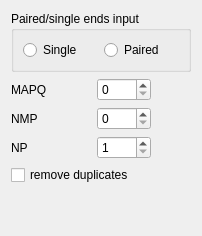
                    <widget class="QWidget" name="page_3">
                     <layout class="QVBoxLayout" name="verticalLayout_13">
                      <item>
                       <widget class="QGroupBox" name="groupBox_5">
                        <property name="sizePolicy">
                         <sizepolicy hsizetype="Minimum" vsizetype="Minimum">
                          <horstretch>0</horstretch>
                          <verstretch>0</verstretch>
                         </sizepolicy>
                        </property>
                        <property name="maximumSize">
                         <size>
                          <width>300</width>
                          <height>63</height>
                         </size>
                        </property>
                        <property name="title">
                         <string>Paired/single ends input</string>
                        </property>
                        <layout class="QHBoxLayout" name="horizontalLayout_27">
                         <item>
                          <widget class="QRadioButton" name="radioButton_bwa_se">
                           <property name="toolTip">
                            <string>&lt;html&gt;&lt;head/&gt;&lt;body&gt;&lt;p&gt;Input consists of single-end reads. Should match the choice of NGS experiment in previous tab. Will align reads using command &lt;span style=&quot; font-style:italic;&quot;&gt;samse&lt;/span&gt; from &lt;span style=&quot; font-style:italic;&quot;&gt;bwa&lt;/span&gt; package&lt;/p&gt;&lt;/body&gt;&lt;/html&gt;</string>
                           </property>
                           <property name="text">
                            <string>Single</string>
                           </property>
                          </widget>
                         </item>
                         <item>
                          <widget class="QRadioButton" name="radioButton_bwa_pe">
                           <property name="toolTip">
                            <string>&lt;html&gt;&lt;head/&gt;&lt;body&gt;&lt;p&gt;Input consists of paired-end reads. Should match the choice of NGS experiment in previous tab. Will align reads using command &lt;span style=&quot; font-style:italic;&quot;&gt;sampe&lt;/span&gt; from &lt;span style=&quot; font-style:italic;&quot;&gt;bwa&lt;/span&gt; package&lt;/p&gt;&lt;/body&gt;&lt;/html&gt;</string>
                           </property>
                           <property name="text">
                            <string>Paired</string>
                           </property>
                          </widget>
                         </item>
                        </layout>
                       </widget>
                      </item>
                      <item>
                       <layout class="QVBoxLayout" name="verticalLayout_12">
                        <item>
                         <layout class="QHBoxLayout" name="horizontalLayout_31">
                          <item>
                           <widget class="QLabel" name="label_27">
                            <property name="minimumSize">
                             <size>
                              <width>80</width>
                              <height>0</height>
                             </size>
                            </property>
                            <property name="maximumSize">
                             <size>
                              <width>80</width>
                              <height>16777215</height>
                             </size>
                            </property>
                            <property name="text">
                             <string>MAPQ</string>
                            </property>
                           </widget>
                          </item>
                          <item>
                           <widget class="QSpinBox" name="spinBox_bwa_mapq">
                            <property name="toolTip">
                             <string>Minimum maping quality. Will discard reads with mapq below this threshold</string>
                            </property>
                            <property name="minimum">
                             <number>0</number>
                            </property>
                            <property name="maximum">
                             <number>1000</number>
                            </property>
                           </widget>
                          </item>
                          <item>
                           <spacer name="horizontalSpacer_19">
                            <property name="orientation">
                             <enum>Qt::Horizontal</enum>
                            </property>
                            <property name="sizeHint" stdset="0">
                             <size>
                              <width>40</width>
                              <height>20</height>
                             </size>
                            </property>
                           </spacer>
                          </item>
                         </layout>
                        </item>
                        <item>
                         <layout class="QHBoxLayout" name="horizontalLayout_33">
                          <item>
                           <widget class="QLabel" name="label_29">
                            <property name="minimumSize">
                             <size>
                              <width>80</width>
                              <height>0</height>
                             </size>
                            </property>
                            <property name="maximumSize">
                             <size>
                              <width>80</width>
                              <height>16777215</height>
                             </size>
                            </property>
                            <property name="text">
                             <string>NMP</string>
                            </property>
                           </widget>
                          </item>
                          <item>
                           <widget class="QDoubleSpinBox" name="doubleSpinBox_bwa_nmp">
                            <property name="toolTip">
                             <string>Maximum number of differences allowed between each read and the reference</string>
                            </property>
                            <property name="decimals">
                             <number>0</number>
                            </property>
                            <property name="minimum">
                             <double>0.000000000000000</double>
                            </property>
                            <property name="maximum">
                             <double>1000.000000000000000</double>
                            </property>
                           </widget>
                          </item>
                          <item>
                           <spacer name="horizontalSpacer_21">
                            <property name="orientation">
                             <enum>Qt::Horizontal</enum>
                            </property>
                            <property name="sizeHint" stdset="0">
                             <size>
                              <width>40</width>
                              <height>20</height>
                             </size>
                            </property>
                           </spacer>
                          </item>
                         </layout>
                        </item>
                        <item>
                         <layout class="QHBoxLayout" name="horizontalLayout_32">
                          <item>
                           <widget class="QLabel" name="label_28">
                            <property name="minimumSize">
                             <size>
                              <width>80</width>
                              <height>0</height>
                             </size>
                            </property>
                            <property name="maximumSize">
                             <size>
                              <width>80</width>
                              <height>16777215</height>
                             </size>
                            </property>
                            <property name="text">
                             <string>NP</string>
                            </property>
                           </widget>
                          </item>
                          <item>
                           <widget class="QSpinBox" name="spinBox_bwa_np">
                            <property name="toolTip">
                             <string>Number of processors to use for alignment step. Will speed up analysis if simulating long regions</string>
                            </property>
                            <property name="minimum">
                             <number>1</number>
                            </property>
                            <property name="maximum">
                             <number>1000</number>
                            </property>
                           </widget>
                          </item>
                          <item>
                           <spacer name="horizontalSpacer_20">
                            <property name="orientation">
                             <enum>Qt::Horizontal</enum>
                            </property>
                            <property name="sizeHint" stdset="0">
                             <size>
                              <width>40</width>
                              <height>20</height>
                             </size>
                            </property>
                           </spacer>
                          </item>
                         </layout>
                        </item>
                       </layout>
                      </item>
                      <item>
                       <widget class="QCheckBox" name="checkBox_bwa_rmdup">
                        <property name="toolTip">
                         <string>&lt;html&gt;&lt;head/&gt;&lt;body&gt;&lt;p&gt;Remove duplicate PCR products, i.e. reads which start and end on the same positions. Uses &lt;span style=&quot; font-style:italic;&quot;&gt;samtools rmdup&lt;/span&gt; command&lt;/p&gt;&lt;/body&gt;&lt;/html&gt;</string>
                        </property>
                        <property name="text">
                         <string>remove duplicates</string>
                        </property>
                       </widget>
                      </item>
                      <item>
                       <spacer name="verticalSpacer_6">
                        <property name="orientation">
                         <enum>Qt::Vertical</enum>
                        </property>
                        <property name="sizeHint" stdset="0">
                         <size>
                          <width>20</width>
                          <height>40</height>
                         </size>
                        </property>
                       </spacer>
                      </item>
                     </layout>
                    </widget>
